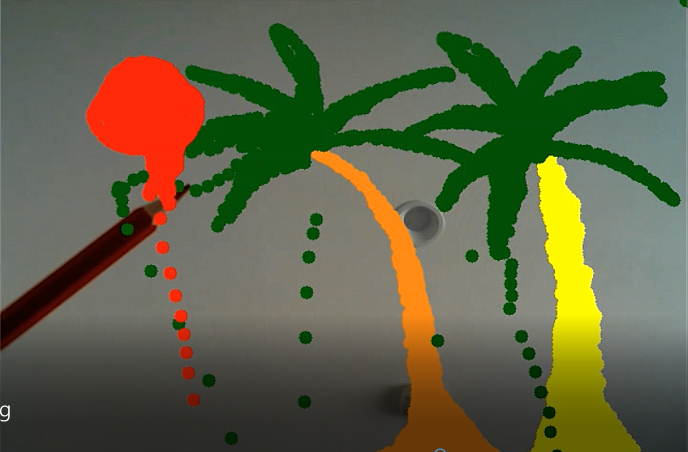
#> input picture sample.PNG, 1375 x 903 px, given in place of the camera (shown at 1/2 size)
$ python main.py   (older library calls are emulated)
#> lines starting #> are read from the running program, lines starting #| are printed output that depends on the picture; after the words box and inside, x2 and y2 are one past the last pixel; in counts of white or black regions, pixels touching at a corner belong together
#> further down, img is the input picture: shape (903, 1375, 3); mean B, G, R 72.1, 98.7, 97.7
import cv2
import numpy as np

frameWidth = 640
frameHeight = 480
cap = cv2.VideoCapture(1)
cap.set(3, frameWidth)
cap.set(4, frameHeight)
cap.set(10, 100)  # Set Brightness

myColors = [[96, 172, 3, 133, 255, 255],
            [0, 191, 42, 3, 255, 249],
            [4, 255, 67, 10, 255, 123],
            [17, 169, 69, 28, 255, 255],
            [60, 141, 31, 95, 255, 255]]

myColorsValue = [[153, 76, 0],
                 [0, 0, 204],
                 [0, 102, 204],
                 [0, 255, 255],
                 [0, 102, 0]]

myPoint = []  # [x, y, colorID]


def find_color():
    imgHSV = cv2.cvtColor(img, cv2.COLOR_BGR2HSV)
#> imgHSV: shape (903, 1375, 3); mean H, S, V 44, 84.8, 111
    count = 0
    new_point = []
    for color in myColors:
        lower = np.array(color[0:3])
        upper = np.array(color[3:6])
        mask = cv2.inRange(imgHSV, lower, upper)
        x, y = get_contours(mask)
        cv2.circle(img_result, (x, y), 7, myColorsValue[count], cv2.FILLED)
        if x != 0 and y != 0:
            new_point.append([x, y, count])
        count += 1
#> this loop made 5 passes
#> (x, y) on passes 2 to 5: (298, 412), (0, 0), (0, 0), (887, 41)
#> (contours in get_contours, x, y) on pass 1: (1 contour, all with area under 20, 0, 0)
#> pass 1, in find_color, `mask = cv2.inRange(imgHSV, lower, upper)`:
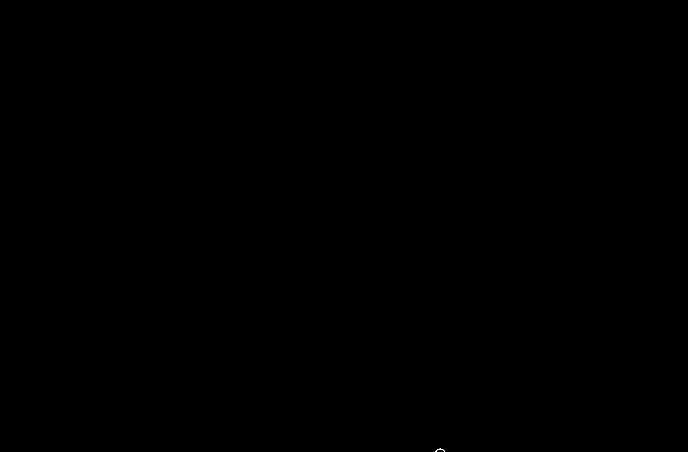
#> mask: shape (903, 1375) (shown at 1/2 size); 0% white in thin lines or dots, all inside (x1, y1, x2, y2) = (871, 897, 890, 903)
#> pass 2, in find_color, `mask = cv2.inRange(imgHSV, lower, upper)`:
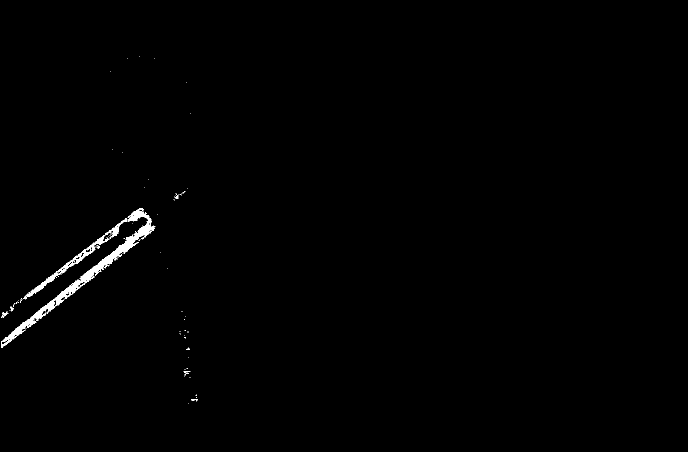
#> mask: shape (903, 1375) (shown at 1/2 size); 0.63% white; 94 white regions (85 under 20 px), largest, box (x1, y1, x2, y2) and area: (2, 416, 311, 696) 5528, (108, 436, 255, 553) 1380, (46, 549, 113, 599) 522
#> pass 3, in find_color, `mask = cv2.inRange(imgHSV, lower, upper)`:
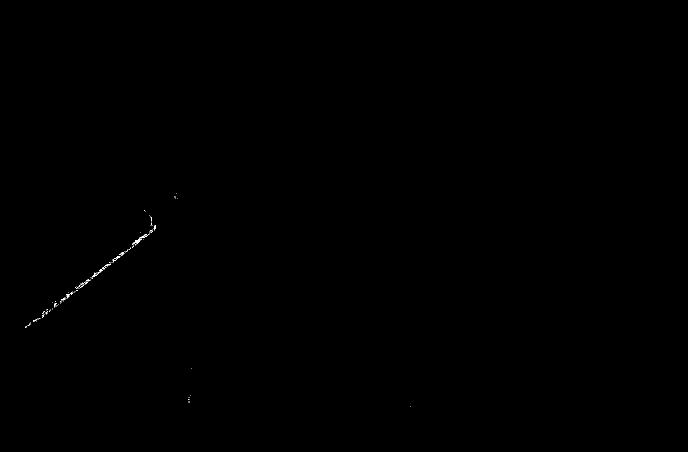
#> mask: shape (903, 1375) (shown at 1/2 size); 0.06% white in thin lines or dots, all inside (x1, y1, x2, y2) = (50, 386, 821, 814)
#> after the loop: img_result: shape (903, 1375, 3); 0.03% of pixels changed, all inside (x1, y1, x2, y2) = (0, 0, 895, 420)
#> after the loop:
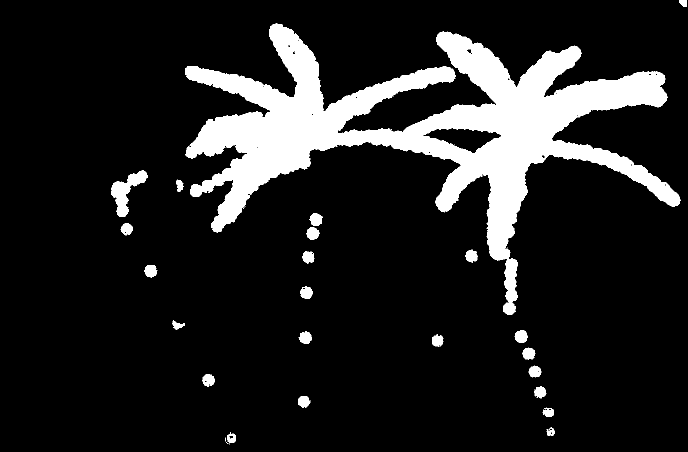
#> mask: shape (903, 1375) (shown at 1/2 size); 13.1% white; 41 white regions (18 under 20 px), largest, box (x1, y1, x2, y2) and area: (370, 47, 1361, 630) 151884, (222, 341, 296, 434) 2653, (1029, 660, 1056, 686) 494
#> after the loop, count = 5; new_point = [[298, 412, 1], [887, 41, 4]]
    return new_point


def sort_second(val):
    return val[1]


def get_contours(image):
    _, contours, hierarchy = cv2.findContours(image, cv2.RETR_EXTERNAL, cv2.CHAIN_APPROX_NONE)
    x, y, w, h = 0, 0, 0, 0
    for cnt in contours:
        area = cv2.contourArea(cnt)
        if area > 500:
            # cv2.drawContours(img_result, cnt, -1, (255, 0, 0), 3)

            # Get corner point
            rect = cv2.minAreaRect(cnt)
            box = cv2.boxPoints(rect)
            box = np.int0(box)

            # Sort based on second value of the list
            box = sorted(box, key=sort_second)

            # calculate the top position of pencil
            x = (box[0][0] + box[1][0]) // 2
            y = ((box[0][1] + box[1][1]) // 2) - 20
    return x, y


def draw_on_canvas():

    if len(myPoint) != 0:
        for point in myPoint:
            cv2.circle(img_result, (point[0], point[1]), 6, myColorsValue[point[2]], cv2.FILLED)


while True:
    success, img = cap.read()
    img_result = img.copy()
    new_point = find_color()
#> new_point = [[298, 412, 1], [887, 41, 4]]

    if len(new_point) != 0:
        for new_p in new_point:
            myPoint.append(new_p)
#> this loop made 2 passes
#> after the loop, myPoint = [[298, 412, 1], [887, 41, 4]]

    draw_on_canvas()
#> the loop in draw_on_canvas, `for point in myPoint:` made 2 passes

    cv2.imshow('Video', cv2.flip(img_result, 1))
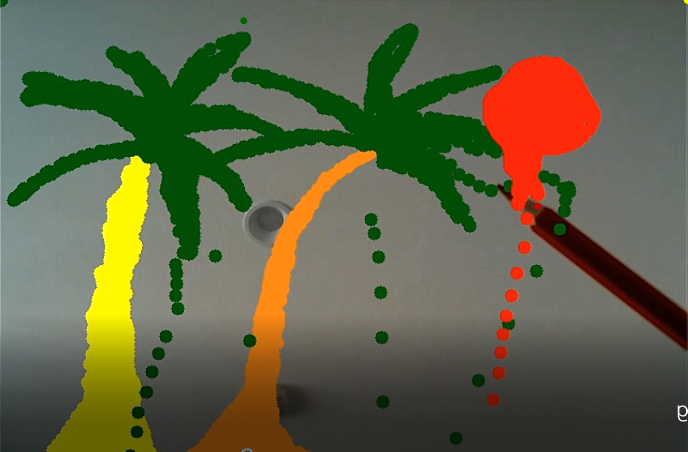
#> window 'Video': shape (903, 1375, 3) (shown at 1/2 size); mean B, G, R 72.1, 98.7, 97.7
    if cv2.waitKey(1) & 0xFF == ord('q'):
#> (key q is pressed here)
        break
    if cv2.waitKey(1) & 0xFF == ord('c'):
        myPoint.clear()
